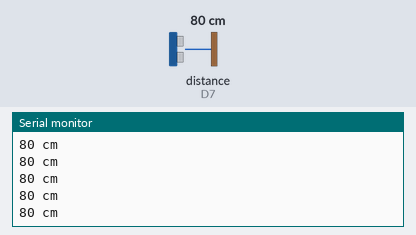
This sketch was run on a simulated Arduino Uno R4 WiFi. Shown: the last lines printed to the serial monitor. Wiring (inferred from the names in the program): ultrasonic range finder: trigger D7; echo D7. The inputs (shaded band) are chosen by the test bench; at power-on: distance to the obstacle (sensor on D7) 80 cm. WiFi joins after 1.5 s; servers stay silent unless stated.

Above: at 2.7 s.
2.8 s: distance to the obstacle (sensor on D7) set to 2 cm
At 4.0 s:
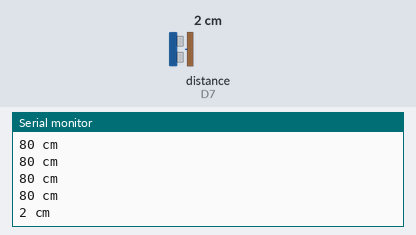
4.3 s: distance to the obstacle (sensor on D7) set to 4 cm
At 6.7 s:
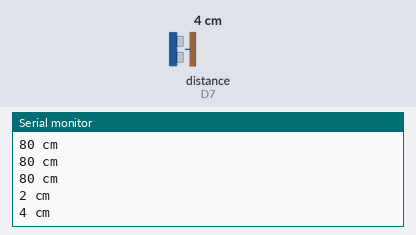
Timing chart, 0 to 8.2 s (numbered marks = the images above; inputs shaded):
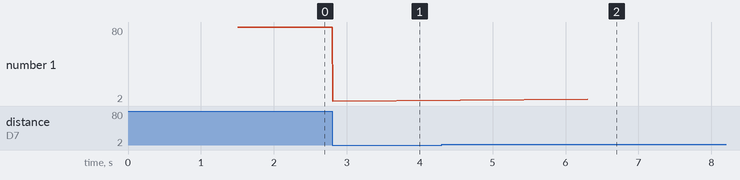

Measured:
- after the input at 2.8 s, the serial monitor: prints a new line at once (image 1)
- after the input at 4.3 s, the serial monitor: prints a new line after 2.0 s (image 2)
- plotted number 1: 80 → 2 after the input at 2.8 s, 2 → 4 after the input at 4.3 s

The sketch:

sketch_emetor.ino
```cpp
#include <WiFiS3.h>
#include <WiFiUdp.h>
#include "Ultrasonic.h"


// WIFI connection constants
const char* ssid = "SpeedDrill";
const char* password = "supasecret";

WiFiUDP udp;
const char* destIP = "192.168.4.1";
const int udpPort = 8989;

// detection constants

const int ULTRASONIC_PIN = 7;

const int DETECTION_TRESHOLD_CM = 50;


Ultrasonic ultrasonic(ULTRASONIC_PIN);


void setup() {
    Serial.begin(115200);
    pinMode(ULTRASONIC_PIN, OUTPUT);

    Serial.print("Connexion to ");
    Serial.println(ssid);

    WiFi.begin(ssid, password);
    while (WiFi.status() != WL_CONNECTED) {
        delay(200);
        Serial.print(".");
    }

    Serial.println("\nConnecté !");
    Serial.print("Adresse IP : ");
    Serial.println(WiFi.localIP());

    udp.begin(udpPort);
}

void loop() {


    long RangeInCentimeters;
    RangeInCentimeters = ultrasonic.MeasureInCentimeters();
    Serial.print(RangeInCentimeters);//0~400cm
    Serial.println(" cm");

    if (RangeInCentimeters < DETECTION_TRESHOLD_CM)
    {
      udp.beginPacket(destIP, udpPort);
      udp.print(RangeInCentimeters);
      udp.endPacket();

      delay(3500);
    }
}
```
